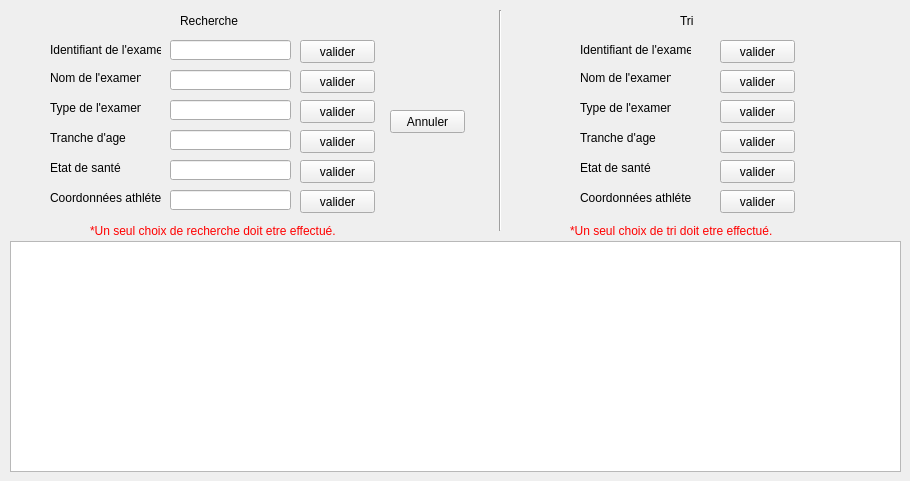
     <widget class="QWidget" name="tab_4">
      <attribute name="title">
       <string>Recherche et tri</string>
      </attribute>
      <widget class="QLabel" name="label_24">
       <property name="geometry">
        <rect>
         <x>180</x>
         <y>10</y>
         <width>91</width>
         <height>21</height>
        </rect>
       </property>
       <property name="styleSheet">
        <string notr="true">font: 15pt &quot;Calibri&quot;;</string>
       </property>
       <property name="text">
        <string>Recherche </string>
       </property>
      </widget>
      <widget class="QLabel" name="label_27">
       <property name="geometry">
        <rect>
         <x>680</x>
         <y>10</y>
         <width>41</width>
         <height>21</height>
        </rect>
       </property>
       <property name="styleSheet">
        <string notr="true">font: 15pt &quot;Calibri&quot;;</string>
       </property>
       <property name="text">
        <string>Tri</string>
       </property>
      </widget>
      <widget class="Line" name="line_3">
       <property name="geometry">
        <rect>
         <x>490</x>
         <y>10</y>
         <width>20</width>
         <height>221</height>
        </rect>
       </property>
       <property name="orientation">
        <enum>Qt::Vertical</enum>
       </property>
      </widget>
      <widget class="QTableView" name="tab_recherche_tri">
       <property name="geometry">
        <rect>
         <x>10</x>
         <y>241</y>
         <width>891</width>
         <height>231</height>
        </rect>
       </property>
      </widget>
      <widget class="QPushButton" name="recherche_id">
       <property name="geometry">
        <rect>
         <x>300</x>
         <y>40</y>
         <width>75</width>
         <height>23</height>
        </rect>
       </property>
       <property name="text">
        <string>valider</string>
       </property>
      </widget>
      <widget class="QLineEdit" name="le_nom_recherche">
       <property name="geometry">
        <rect>
         <x>170</x>
         <y>70</y>
         <width>121</width>
         <height>20</height>
        </rect>
       </property>
      </widget>
      <widget class="QLabel" name="label_19">
       <property name="geometry">
        <rect>
         <x>50</x>
         <y>70</y>
         <width>91</width>
         <height>16</height>
        </rect>
       </property>
       <property name="text">
        <string>Nom de l'examen</string>
       </property>
      </widget>
      <widget class="QLabel" name="label_28">
       <property name="geometry">
        <rect>
         <x>50</x>
         <y>130</y>
         <width>81</width>
         <height>16</height>
        </rect>
       </property>
       <property name="text">
        <string>Tranche d'age</string>
       </property>
      </widget>
      <widget class="QLabel" name="label_29">
       <property name="geometry">
        <rect>
         <x>50</x>
         <y>160</y>
         <width>81</width>
         <height>16</height>
        </rect>
       </property>
       <property name="text">
        <string>Etat de santé</string>
       </property>
      </widget>
      <widget class="QLineEdit" name="le_type_recherche">
       <property name="geometry">
        <rect>
         <x>170</x>
         <y>100</y>
         <width>121</width>
         <height>20</height>
        </rect>
       </property>
      </widget>
      <widget class="QLineEdit" name="le_coordonnees_recherche">
       <property name="geometry">
        <rect>
         <x>170</x>
         <y>190</y>
         <width>121</width>
         <height>20</height>
        </rect>
       </property>
      </widget>
      <widget class="QLineEdit" name="le_age_recherche">
       <property name="geometry">
        <rect>
         <x>170</x>
         <y>130</y>
         <width>121</width>
         <height>20</height>
        </rect>
       </property>
      </widget>
      <widget class="QLineEdit" name="le_id_recherche">
       <property name="geometry">
        <rect>
         <x>170</x>
         <y>40</y>
         <width>121</width>
         <height>20</height>
        </rect>
       </property>
      </widget>
      <widget class="QLabel" name="label_31">
       <property name="geometry">
        <rect>
         <x>50</x>
         <y>190</y>
         <width>111</width>
         <height>16</height>
        </rect>
       </property>
       <property name="text">
        <string>Coordonnées athléte</string>
       </property>
      </widget>
      <widget class="QLabel" name="label_32">
       <property name="geometry">
        <rect>
         <x>50</x>
         <y>100</y>
         <width>91</width>
         <height>16</height>
        </rect>
       </property>
       <property name="text">
        <string>Type de l'examen</string>
       </property>
      </widget>
      <widget class="QLineEdit" name="le_etat_recherche">
       <property name="geometry">
        <rect>
         <x>170</x>
         <y>160</y>
         <width>121</width>
         <height>20</height>
        </rect>
       </property>
      </widget>
      <widget class="QLabel" name="label_99">
       <property name="geometry">
        <rect>
         <x>50</x>
         <y>40</y>
         <width>111</width>
         <height>20</height>
        </rect>
       </property>
       <property name="text">
        <string>Identifiant de l'examen</string>
       </property>
      </widget>
      <widget class="QPushButton" name="recherche_nom">
       <property name="geometry">
        <rect>
         <x>300</x>
         <y>70</y>
         <width>75</width>
         <height>23</height>
        </rect>
       </property>
       <property name="text">
        <string>valider</string>
       </property>
      </widget>
      <widget class="QPushButton" name="recherche_type">
       <property name="geometry">
        <rect>
         <x>300</x>
         <y>100</y>
         <width>75</width>
         <height>23</height>
        </rect>
       </property>
       <property name="text">
        <string>valider</string>
       </property>
      </widget>
      <widget class="QPushButton" name="recherche_age">
       <property name="geometry">
        <rect>
         <x>300</x>
         <y>130</y>
         <width>75</width>
         <height>23</height>
        </rect>
       </property>
       <property name="text">
        <string>valider</string>
       </property>
      </widget>
      <widget class="QPushButton" name="recherche_etat">
       <property name="geometry">
        <rect>
         <x>300</x>
         <y>160</y>
         <width>75</width>
         <height>23</height>
        </rect>
       </property>
       <property name="text">
        <string>valider</string>
       </property>
      </widget>
      <widget class="QPushButton" name="recherche_coordonnees">
       <property name="geometry">
        <rect>
         <x>300</x>
         <y>190</y>
         <width>75</width>
         <height>23</height>
        </rect>
       </property>
       <property name="text">
        <string>valider</string>
       </property>
      </widget>
      <widget class="QLabel" name="label_100">
       <property name="geometry">
        <rect>
         <x>90</x>
         <y>220</y>
         <width>261</width>
         <height>21</height>
        </rect>
       </property>
       <property name="styleSheet">
        <string notr="true">color: rgb(255, 0, 0);</string>
       </property>
       <property name="text">
        <string>*Un seul choix de recherche doit etre effectué.</string>
       </property>
      </widget>
      <widget class="QLabel" name="label_101">
       <property name="geometry">
        <rect>
         <x>580</x>
         <y>40</y>
         <width>111</width>
         <height>20</height>
        </rect>
       </property>
       <property name="text">
        <string>Identifiant de l'examen</string>
       </property>
      </widget>
      <widget class="QLabel" name="label_33">
       <property name="geometry">
        <rect>
         <x>580</x>
         <y>190</y>
         <width>111</width>
         <height>16</height>
        </rect>
       </property>
       <property name="text">
        <string>Coordonnées athléte</string>
       </property>
      </widget>
      <widget class="QPushButton" name="tri_type">
       <property name="geometry">
        <rect>
         <x>720</x>
         <y>100</y>
         <width>75</width>
         <height>23</height>
        </rect>
       </property>
       <property name="text">
        <string>valider</string>
       </property>
      </widget>
      <widget class="QPushButton" name="tri_id">
       <property name="geometry">
        <rect>
         <x>720</x>
         <y>40</y>
         <width>75</width>
         <height>23</height>
        </rect>
       </property>
       <property name="text">
        <string>valider</string>
       </property>
      </widget>
      <widget class="QPushButton" name="tri_etat">
       <property name="geometry">
        <rect>
         <x>720</x>
         <y>160</y>
         <width>75</width>
         <height>23</height>
        </rect>
       </property>
       <property name="text">
        <string>valider</string>
       </property>
      </widget>
      <widget class="QLabel" name="label_102">
       <property name="geometry">
        <rect>
         <x>580</x>
         <y>100</y>
         <width>91</width>
         <height>16</height>
        </rect>
       </property>
       <property name="text">
        <string>Type de l'examen</string>
       </property>
      </widget>
      <widget class="QPushButton" name="tri_nom">
       <property name="geometry">
        <rect>
         <x>720</x>
         <y>70</y>
         <width>75</width>
         <height>23</height>
        </rect>
       </property>
       <property name="text">
        <string>valider</string>
       </property>
      </widget>
      <widget class="QLabel" name="label_103">
       <property name="geometry">
        <rect>
         <x>580</x>
         <y>130</y>
         <width>81</width>
         <height>16</height>
        </rect>
       </property>
       <property name="text">
        <string>Tranche d'age</string>
       </property>
      </widget>
      <widget class="QPushButton" name="tri_coordonnees">
       <property name="geometry">
        <rect>
         <x>720</x>
         <y>190</y>
         <width>75</width>
         <height>23</height>
        </rect>
       </property>
       <property name="text">
        <string>valider</string>
       </property>
      </widget>
      <widget class="QPushButton" name="tri_age">
       <property name="geometry">
        <rect>
         <x>720</x>
         <y>130</y>
         <width>75</width>
         <height>23</height>
        </rect>
       </property>
       <property name="text">
        <string>valider</string>
       </property>
      </widget>
      <widget class="QLabel" name="label_104">
       <property name="geometry">
        <rect>
         <x>580</x>
         <y>70</y>
         <width>91</width>
         <height>16</height>
        </rect>
       </property>
       <property name="text">
        <string>Nom de l'examen</string>
       </property>
      </widget>
      <widget class="QLabel" name="label_105">
       <property name="geometry">
        <rect>
         <x>580</x>
         <y>160</y>
         <width>81</width>
         <height>16</height>
        </rect>
       </property>
       <property name="text">
        <string>Etat de santé</string>
       </property>
      </widget>
      <widget class="QLabel" name="label_106">
       <property name="geometry">
        <rect>
         <x>570</x>
         <y>220</y>
         <width>261</width>
         <height>21</height>
        </rect>
       </property>
       <property name="styleSheet">
        <string notr="true">color: rgb(255, 0, 0);</string>
       </property>
       <property name="text">
        <string>*Un seul choix de tri doit etre effectué.</string>
       </property>
      </widget>
      <widget class="QPushButton" name="pb_annuler_recherche">
       <property name="geometry">
        <rect>
         <x>390</x>
         <y>110</y>
         <width>75</width>
         <height>23</height>
        </rect>
       </property>
       <property name="text">
        <string>Annuler</string>
       </property>
      </widget>
     </widget>
